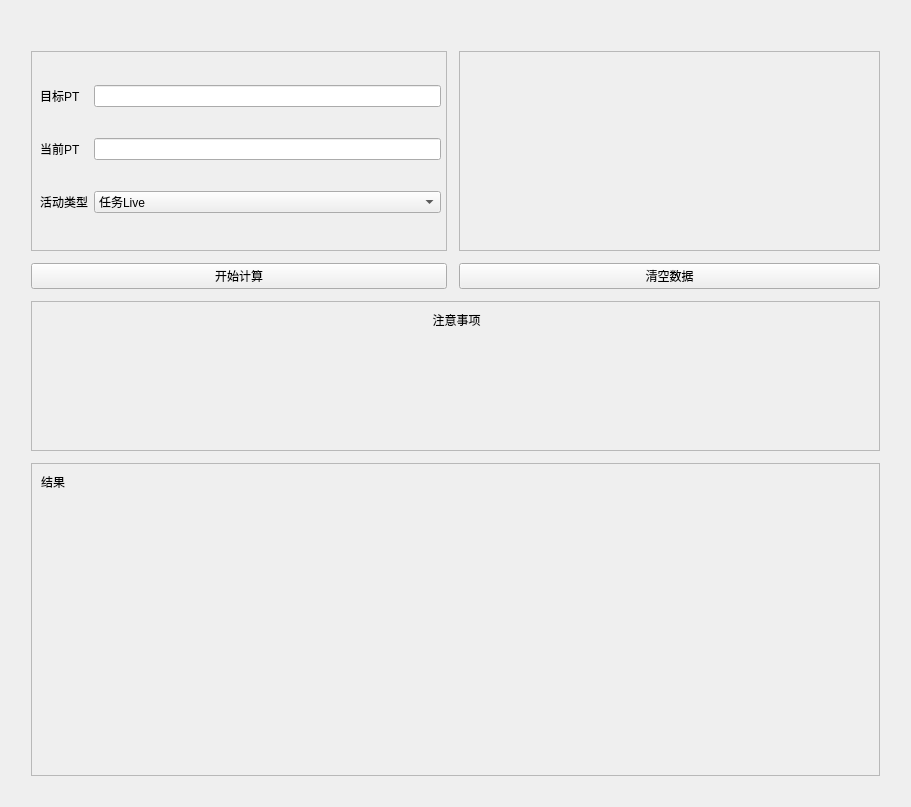
<?xml version="1.0" encoding="UTF-8"?>
<ui version="4.0">
 <class>Form</class>
 <widget class="QWidget" name="Form">
  <property name="minimumSize">
   <size>
    <width>911</width>
    <height>807</height>
   </size>
  </property>
  <property name="windowTitle">
   <string>Form</string>
  </property>
  <layout class="QHBoxLayout" name="horizontalLayout">
   <item>
    <layout class="QGridLayout" name="gridLayout">
     <property name="leftMargin">
      <number>20</number>
     </property>
     <property name="topMargin">
      <number>40</number>
     </property>
     <property name="rightMargin">
      <number>20</number>
     </property>
     <property name="bottomMargin">
      <number>20</number>
     </property>
     <property name="spacing">
      <number>12</number>
     </property>
     <item row="2" column="0" colspan="2">
      <widget class="CardWidget" name="frame_3">
       <property name="sizePolicy">
        <sizepolicy hsizetype="Expanding" vsizetype="Preferred">
         <horstretch>0</horstretch>
         <verstretch>0</verstretch>
        </sizepolicy>
       </property>
       <property name="maximumSize">
        <size>
         <width>16777215</width>
         <height>150</height>
        </size>
       </property>
       <property name="frameShape">
        <enum>QFrame::StyledPanel</enum>
       </property>
       <property name="frameShadow">
        <enum>QFrame::Raised</enum>
       </property>
       <widget class="QLabel" name="label_4">
        <property name="geometry">
         <rect>
          <x>10</x>
          <y>10</y>
          <width>831</width>
          <height>131</height>
         </rect>
        </property>
        <property name="text">
         <string>注意事项</string>
        </property>
        <property name="alignment">
         <set>Qt::AlignHCenter|Qt::AlignTop</set>
        </property>
       </widget>
      </widget>
     </item>
     <item row="1" column="1">
      <widget class="PushButton" name="pushButton_2">
       <property name="sizePolicy">
        <sizepolicy hsizetype="Preferred" vsizetype="Preferred">
         <horstretch>0</horstretch>
         <verstretch>0</verstretch>
        </sizepolicy>
       </property>
       <property name="minimumSize">
        <size>
         <width>0</width>
         <height>0</height>
        </size>
       </property>
       <property name="text">
        <string>清空数据</string>
       </property>
      </widget>
     </item>
     <item row="1" column="0">
      <widget class="PrimaryPushButton" name="pushButton">
       <property name="text">
        <string>开始计算</string>
       </property>
      </widget>
     </item>
     <item row="0" column="0">
      <widget class="CardWidget" name="frame">
       <property name="sizePolicy">
        <sizepolicy hsizetype="Expanding" vsizetype="Fixed">
         <horstretch>0</horstretch>
         <verstretch>0</verstretch>
        </sizepolicy>
       </property>
       <property name="minimumSize">
        <size>
         <width>416</width>
         <height>200</height>
        </size>
       </property>
       <property name="maximumSize">
        <size>
         <width>416</width>
         <height>200</height>
        </size>
       </property>
       <property name="frameShape">
        <enum>QFrame::StyledPanel</enum>
       </property>
       <property name="frameShadow">
        <enum>QFrame::Raised</enum>
       </property>
       <widget class="QWidget" name="gridLayoutWidget_2">
        <property name="geometry">
         <rect>
          <x>9</x>
          <y>9</y>
          <width>401</width>
          <height>181</height>
         </rect>
        </property>
        <layout class="QGridLayout" name="gridLayout_2">
         <item row="0" column="0">
          <widget class="BodyLabel" name="label_2">
           <property name="text">
            <string>目标PT</string>
           </property>
          </widget>
         </item>
         <item row="1" column="0">
          <widget class="BodyLabel" name="label">
           <property name="text">
            <string>当前PT</string>
           </property>
          </widget>
         </item>
         <item row="2" column="0">
          <widget class="BodyLabel" name="label_3">
           <property name="text">
            <string>活动类型</string>
           </property>
          </widget>
         </item>
         <item row="2" column="1">
          <widget class="ComboBox" name="comboBox">
           <item>
            <property name="text">
             <string>任务Live</string>
            </property>
           </item>
           <item>
            <property name="text">
             <string>CP Live</string>
            </property>
           </item>
           <item>
            <property name="text">
             <string>对邦Live</string>
            </property>
           </item>
           <item>
            <property name="text">
             <string>EX Live</string>
            </property>
           </item>
           <item>
            <property name="text">
             <string>5v5 Live</string>
            </property>
           </item>
           <item>
            <property name="text">
             <string>组曲Live</string>
            </property>
           </item>
           <item>
            <property name="text">
             <string>对邦Live</string>
            </property>
           </item>
          </widget>
         </item>
         <item row="1" column="1">
          <widget class="LineEdit" name="lineEdit">
           <property name="clearButtonEnabled">
            <bool>true</bool>
           </property>
          </widget>
         </item>
         <item row="0" column="1">
          <widget class="LineEdit" name="lineEdit_2">
           <property name="clearButtonEnabled">
            <bool>true</bool>
           </property>
          </widget>
         </item>
        </layout>
       </widget>
      </widget>
     </item>
     <item row="0" column="1">
      <widget class="CardWidget" name="frame_2">
       <property name="minimumSize">
        <size>
         <width>416</width>
         <height>200</height>
        </size>
       </property>
       <property name="frameShape">
        <enum>QFrame::StyledPanel</enum>
       </property>
       <property name="frameShadow">
        <enum>QFrame::Raised</enum>
       </property>
       <widget class="QWidget" name="gridLayoutWidget_3">
        <property name="geometry">
         <rect>
          <x>9</x>
          <y>9</y>
          <width>411</width>
          <height>181</height>
         </rect>
        </property>
        <layout class="QGridLayout" name="gridLayout_3"/>
       </widget>
      </widget>
     </item>
     <item row="3" column="0" colspan="2">
      <widget class="CardWidget" name="frame_4">
       <property name="sizePolicy">
        <sizepolicy hsizetype="Expanding" vsizetype="Preferred">
         <horstretch>0</horstretch>
         <verstretch>0</verstretch>
        </sizepolicy>
       </property>
       <property name="frameShape">
        <enum>QFrame::StyledPanel</enum>
       </property>
       <property name="frameShadow">
        <enum>QFrame::Raised</enum>
       </property>
       <widget class="QWidget" name="gridLayoutWidget_4">
        <property name="geometry">
         <rect>
          <x>10</x>
          <y>10</y>
          <width>831</width>
          <height>301</height>
         </rect>
        </property>
        <layout class="QGridLayout" name="gridLayout_4">
         <item row="0" column="0">
          <widget class="TextEdit" name="label_5">
           <property name="text">
            <string>结果</string>
           </property>
           <property name="alignment">
            <set>Qt::AlignLeading|Qt::AlignLeft|Qt::AlignTop</set>
           </property>
           <property name="textInteractionFlags">
            <set>Qt::LinksAccessibleByMouse|Qt::TextEditable</set>
           </property>
          </widget>
         </item>
        </layout>
       </widget>
      </widget>
     </item>
    </layout>
   </item>
  </layout>
 </widget>
 <customwidgets>
  <customwidget>
   <class>PushButton</class>
   <extends>QPushButton</extends>
   <header>qfluentwidgets</header>
  </customwidget>
  <customwidget>
   <class>CardWidget</class>
   <extends>QFrame</extends>
   <header>qfluentwidgets</header>
   <container>1</container>
  </customwidget>
  <customwidget>
   <class>ComboBox</class>
   <extends>QComboBox</extends>
   <header>qfluentwidgets</header>
  </customwidget>
  <customwidget>
   <class>BodyLabel</class>
   <extends>QLabel</extends>
   <header>qfluentwidgets</header>
  </customwidget>
  <customwidget>
   <class>LineEdit</class>
   <extends>QLineEdit</extends>
   <header>qfluentwidgets</header>
  </customwidget>
  <customwidget>
   <class>TextEdit</class>
   <extends>QLabel</extends>
   <header>qfluentwidgets</header>
  </customwidget>
  <customwidget>
   <class>PrimaryPushButton</class>
   <extends>QPushButton</extends>
   <header>qfluentwidgets</header>
  </customwidget>
 </customwidgets>
 <resources/>
 <connections/>
</ui>
